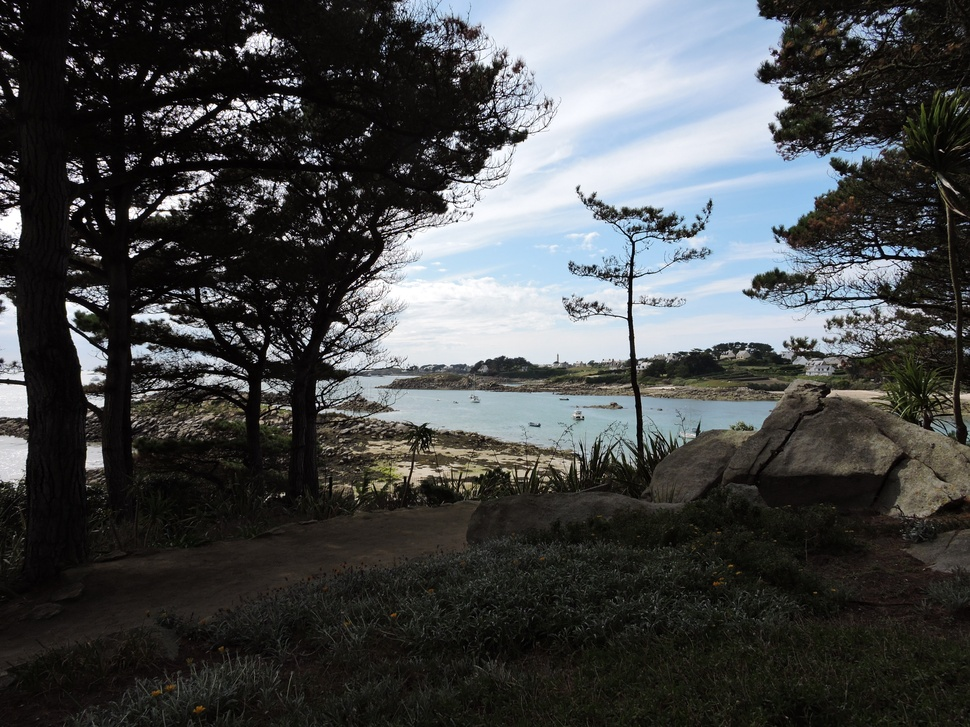
#> input picture images_test/DSCN2642.JPG, 970 x 727 px, shrunk from 4608 x 3456 before the run, found by its file name
$ python transfoGeo.py
#> lines starting #> are read from the running program, lines starting #| are printed output that depends on the picture
import cv2
import numpy as np
import matplotlib.pyplot as plt

# [90 lines left out: functions translation_image, changement_echelle_image, not called in this run]

def rotation_image(image,theta):
    """
        Applique une rotation à l'image
        theta: angle d'inclinaison
    """
    # Vérification des dimensions de l'image
    if len(image.shape) == 2:  # Image en niveaux de gris
        hauteur, largeur = image.shape
        nb_canaux=1
    else:  # Image en couleur
        hauteur, largeur, nb_canaux = image.shape

    # Calcul du centre de l'image
    centre_y, centre_x = largeur // 2, hauteur // 2
    # Création de l'image redimensionnée avec les mêmes dimensions que l'originale
    if nb_canaux == 1:
        image_rotate = np.zeros((hauteur, largeur), dtype=np.uint8)
    else:
        image_rotate = np.zeros((hauteur, largeur, nb_canaux), dtype=np.uint8)

    # Matrice de rotation
    cos_theta = np.cos(theta)
    sin_theta = np.sin(theta)

    for c in range (nb_canaux):
        for i in range(hauteur):  # Parcours vertical
            if(i%100==0):
                print("avancement total:",i/(3*hauteur)*100)
            for j in range(largeur):  # Parcours horizontal
                # Coordonnées dans l'image d'origine
                old_j = (j-centre_y)*cos_theta - (i-centre_x)*sin_theta + centre_y
                old_i = (j-centre_y)*sin_theta +(i-centre_x)*cos_theta + centre_x
                # Coordonnées voisines
                x0 = int(old_i)
                y0 = int(old_j)
                if 0<=x0<hauteur and 0<=y0<largeur:

                    x1 = min(x0 + 1, hauteur - 1)
                    y1 = min(y0 + 1, largeur - 1)
                    # Distances
                    alpha = old_i - x0
                    beta = old_j - y0
                    a=1 - alpha
                    b=1-beta
                    # Valeurs des pixels voisins pour chaque canal
                    if nb_canaux == 1:
                        I11 = image[x0, y0]
                        I21 = image[x0, y1]
                        I12 = image[x1, y0]
                        I22 = image[x1, y1]
                    else:
                        I11 = image[x0, y0, c]
                        I21 = image[x0, y1, c]
                        I12 = image[x1, y0, c]
                        I22 = image[x1, y1, c]
                    # Interpolation bilinéaire
                    valeur = (I11 * a * b+
                                I12 * a * beta +
                                I21 * alpha * b+
                                I22 * alpha * beta)
                    if nb_canaux == 1:
                        image_rotate[i, j] = valeur.astype(np.uint8)
                    else:
                        image_rotate[i, j,c] = valeur.astype(np.uint8)

    return image_rotate


def afficher_images(originale, traduite):
    """
    Affiche l'image originale et l'image traduite côte à côte.
    """
    plt.figure(figsize=(12, 6))
    plt.subplot(1, 2, 1)
    plt.title("Image originale")
    plt.imshow(cv2.cvtColor(originale, cv2.COLOR_BGR2RGB))
    plt.axis('off')

    plt.subplot(1, 2, 2)
    plt.title("Image après modif ")
    plt.imshow(cv2.cvtColor(traduite, cv2.COLOR_BGR2RGB))
    plt.axis('off')

    plt.show()

# Chargement de l'image
image = cv2.imread('images_test/DSCN2642.JPG')
#> image is the input picture: shape (727, 970, 3); mean B, G, R 73.7, 73, 70.9
image_gray = cv2.cvtColor(image, cv2.COLOR_BGR2GRAY)
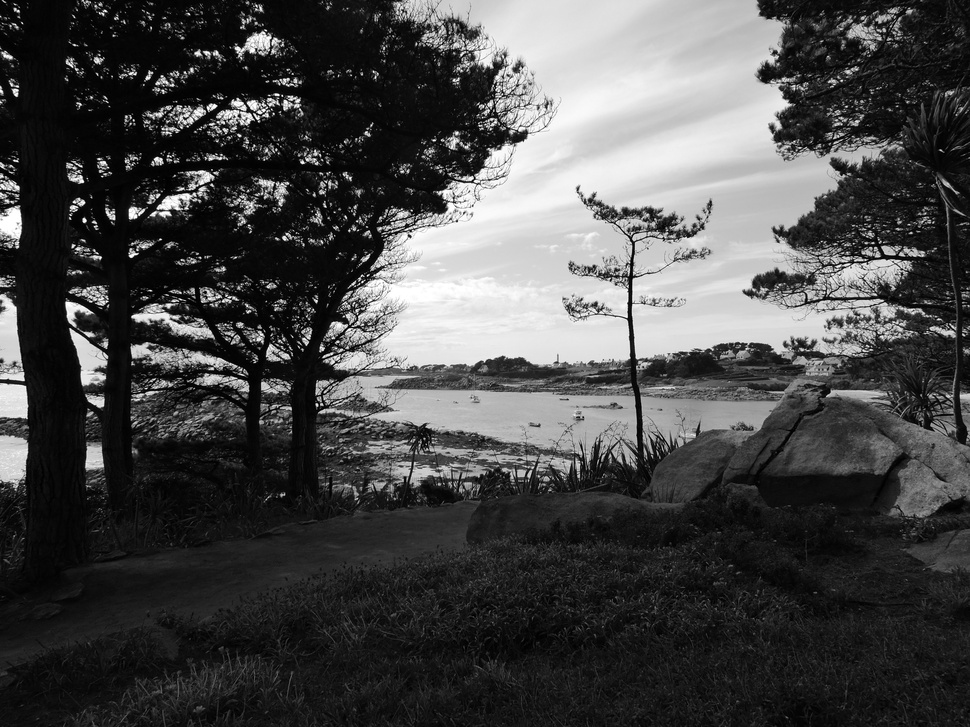
#> image_gray: shape (727, 970); min 0, max 255, mean 72.5
image_traduite = rotation_image(image_gray, 180)
#> after the loop in rotation_image, `for c in range (nb_canaux):`:
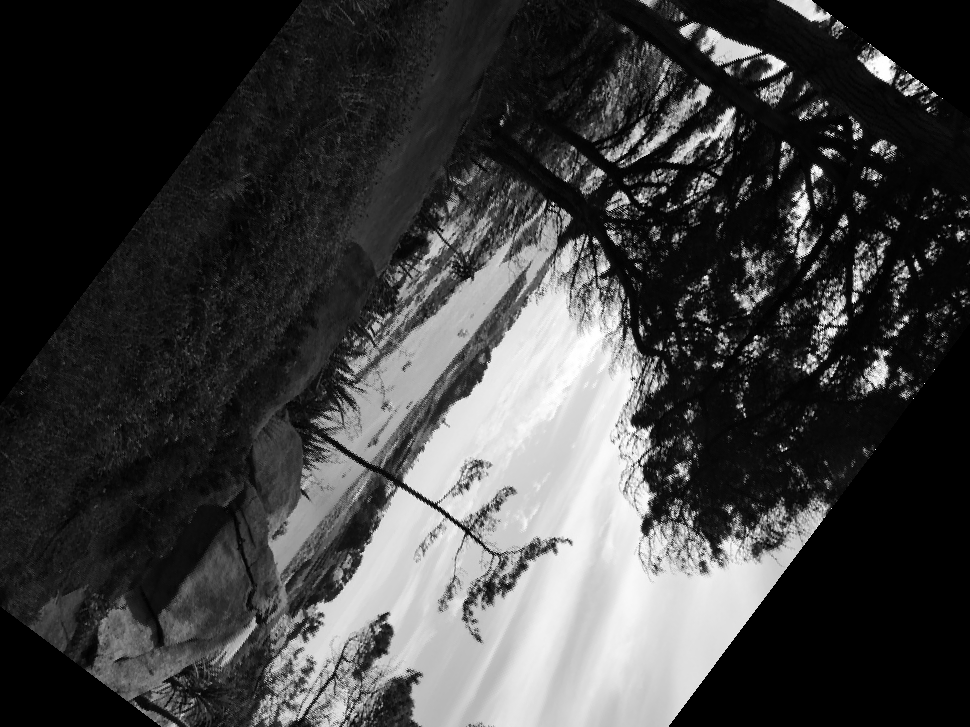
#> image_rotate: shape (727, 970); min 0, max 255, mean 63.3
print(image.shape,image_traduite.shape)
#| (727, 970, 3) (727, 970)
# Affichage des résultats
afficher_images(image, image_traduite)
#> in afficher_images, `plt.show()`:
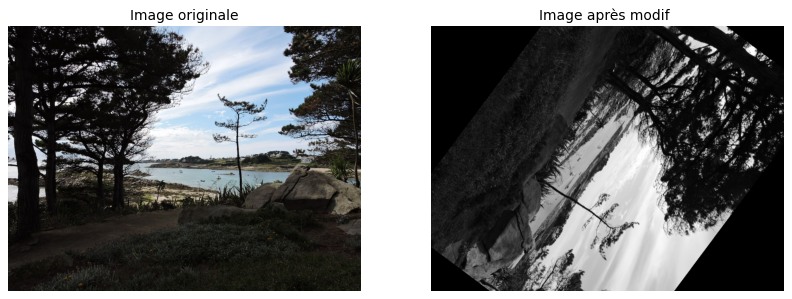
#> figure drawn by matplotlib, 2 panels

$ run again, with images_test/DSCN0125.JPG copied over images_test/DSCN2642.JPG
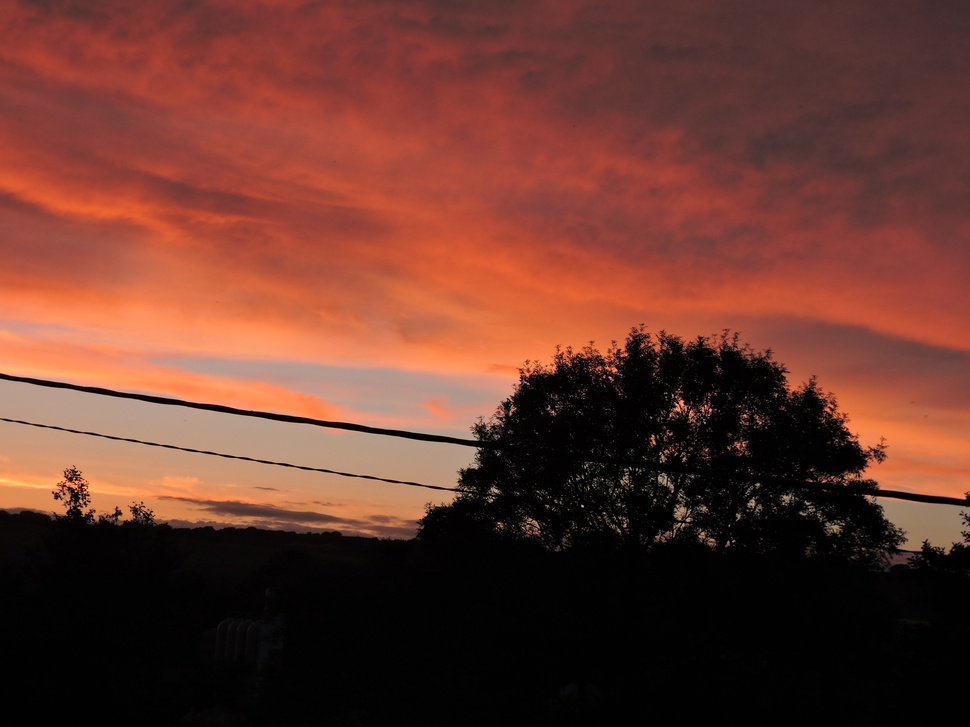
#> input picture images_test/DSCN0125.JPG, 970 x 727 px, shrunk from 4608 x 3456 before the run, found by its file name
#> image is the input picture: shape (727, 970, 3); mean B, G, R 45, 56.2, 104.5
#> after the loop in rotation_image, `for c in range (nb_canaux):`:
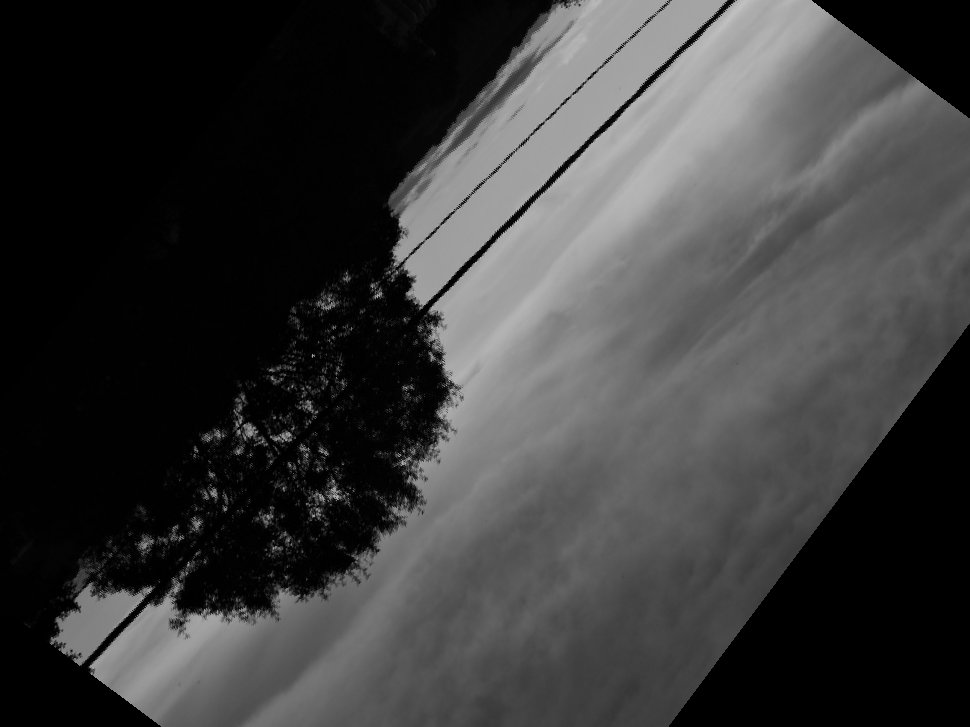
#> image_rotate: shape (727, 970); min 0, max 193, mean 59
#| (727, 970, 3) (727, 970)
#> in afficher_images, `plt.show()`:
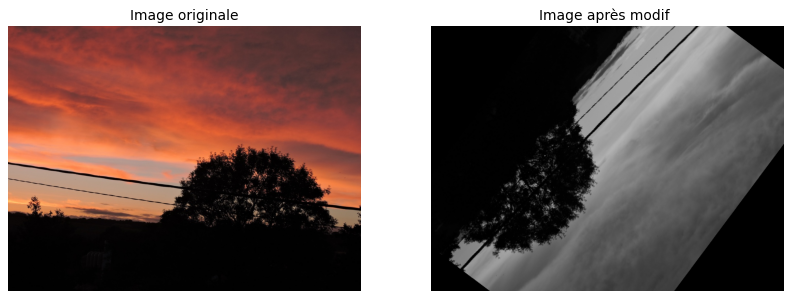
#> figure drawn by matplotlib, 2 panels

$ run again, with images_test/DSCN0131.JPG copied over images_test/DSCN2642.JPG
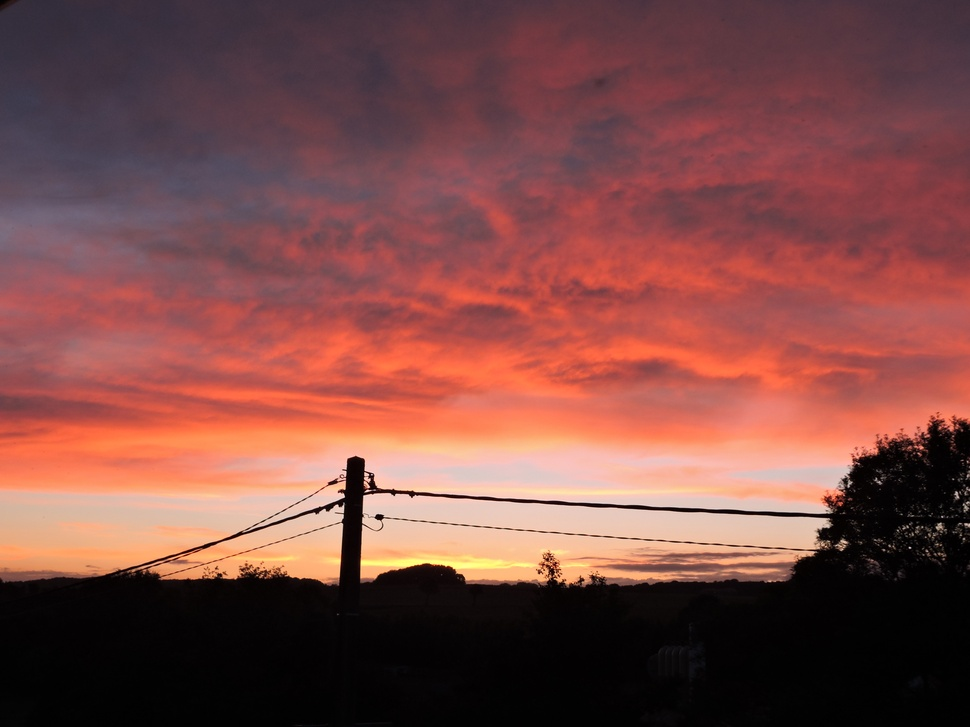
#> input picture images_test/DSCN0131.JPG, 970 x 727 px, shrunk from 4608 x 3456 before the run, found by its file name
#> image is the input picture: shape (727, 970, 3); mean B, G, R 70.2, 74.2, 125.1
#> after the loop in rotation_image, `for c in range (nb_canaux):`:
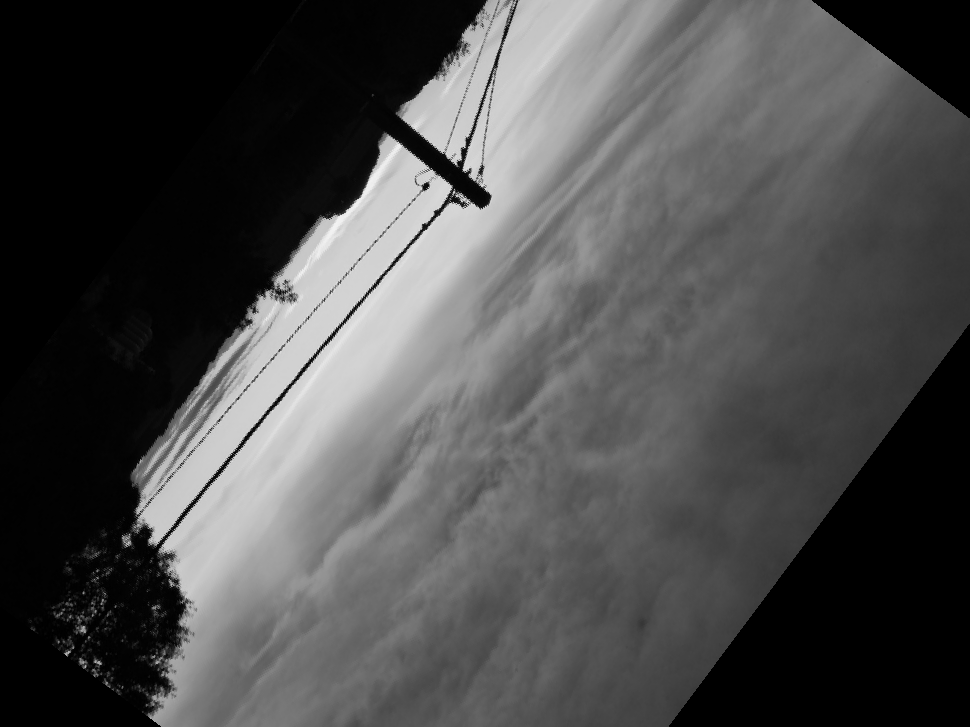
#> image_rotate: shape (727, 970); min 0, max 242, mean 75.3
#| (727, 970, 3) (727, 970)
#> in afficher_images, `plt.show()`:
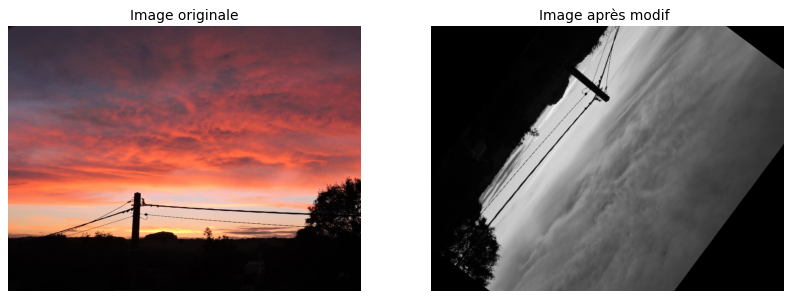
#> figure drawn by matplotlib, 2 panels

$ run again, with images_test/DSCN0323.JPG copied over images_test/DSCN2642.JPG
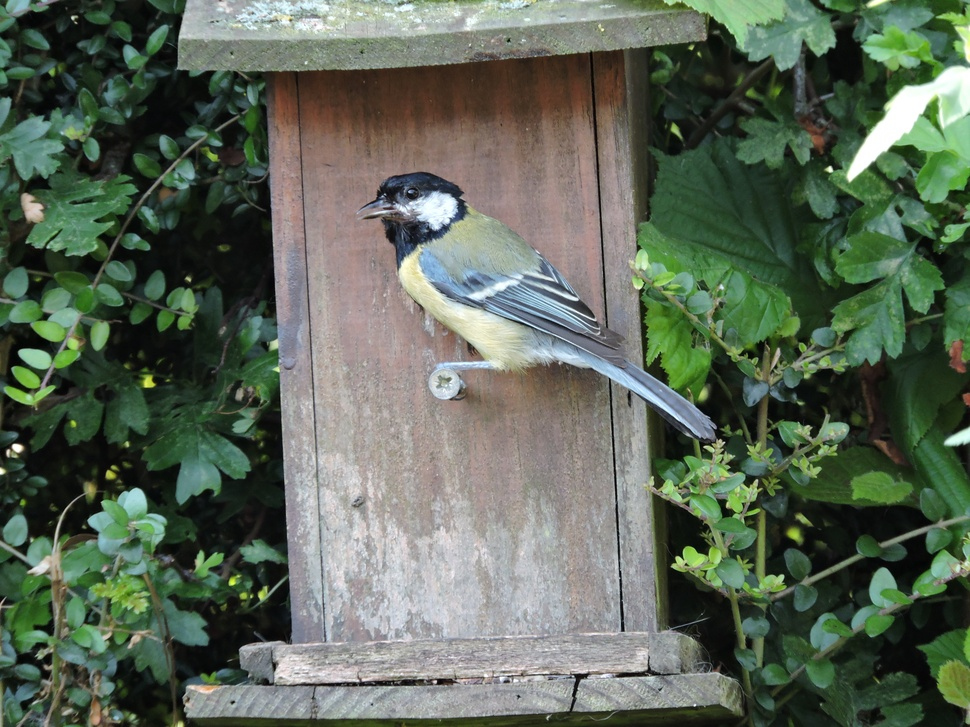
#> input picture images_test/DSCN0323.JPG, 970 x 727 px, shrunk from 4608 x 3456 before the run, found by its file name
#> image is the input picture: shape (727, 970, 3); mean B, G, R 88.2, 103.6, 92.1
#> after the loop in rotation_image, `for c in range (nb_canaux):`:
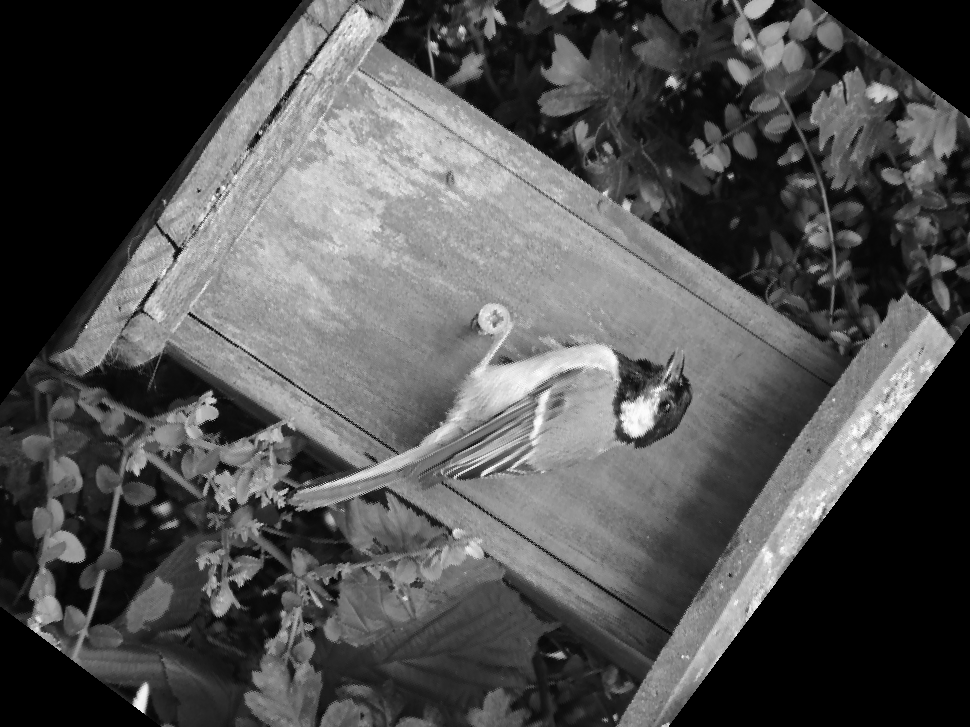
#> image_rotate: shape (727, 970); min 0, max 254, mean 81.3
#| (727, 970, 3) (727, 970)
#> in afficher_images, `plt.show()`:
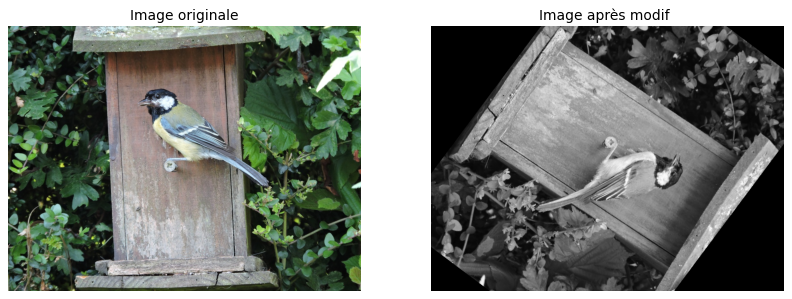
#> figure drawn by matplotlib, 2 panels
